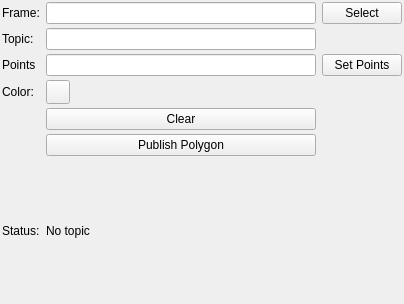
<?xml version="1.0" encoding="UTF-8"?>
<ui version="4.0">
 <class>draw_polygon_config</class>
 <widget class="QWidget" name="draw_polygon_config">
  <property name="geometry">
   <rect>
    <x>0</x>
    <y>0</y>
    <width>404</width>
    <height>304</height>
   </rect>
  </property>
  <property name="windowTitle">
   <string>Form</string>
  </property>
  <property name="styleSheet">
   <string notr="true"/>
  </property>
  <layout class="QGridLayout" name="gridLayout">
   <property name="leftMargin">
    <number>2</number>
   </property>
   <property name="topMargin">
    <number>2</number>
   </property>
   <property name="rightMargin">
    <number>2</number>
   </property>
   <property name="bottomMargin">
    <number>2</number>
   </property>
   <property name="verticalSpacing">
    <number>4</number>
   </property>
   <item row="2" column="2">
    <widget class="QLineEdit" name="topic"/>
   </item>
   <item row="4" column="2">
    <widget class="mapviz::ColorButton" name="color">
     <property name="maximumSize">
      <size>
       <width>24</width>
       <height>24</height>
      </size>
     </property>
     <property name="autoFillBackground">
      <bool>false</bool>
     </property>
     <property name="styleSheet">
      <string notr="true"/>
     </property>
     <property name="text">
      <string/>
     </property>
    </widget>
   </item>
   <item row="2" column="0">
    <widget class="QLabel" name="label_4">
     <property name="font">
      <font/>
     </property>
     <property name="text">
      <string>Topic:</string>
     </property>
    </widget>
   </item>
   <item row="8" column="2">
    <widget class="QPushButton" name="publish">
     <property name="text">
      <string>Publish Polygon</string>
     </property>
    </widget>
   </item>
   <item row="9" column="0">
    <widget class="QLabel" name="label_2">
     <property name="font">
      <font/>
     </property>
     <property name="text">
      <string>Status:</string>
     </property>
    </widget>
   </item>
   <item row="5" column="2">
    <widget class="QPushButton" name="clear">
     <property name="text">
      <string>Clear</string>
     </property>
    </widget>
   </item>
   <item row="4" column="0">
    <widget class="QLabel" name="label_3">
     <property name="font">
      <font/>
     </property>
     <property name="text">
      <string>Color:</string>
     </property>
    </widget>
   </item>
   <item row="9" column="2" colspan="2">
    <widget class="QLabel" name="status">
     <property name="font">
      <font/>
     </property>
     <property name="styleSheet">
      <string notr="true"/>
     </property>
     <property name="text">
      <string>No topic</string>
     </property>
     <property name="wordWrap">
      <bool>true</bool>
     </property>
    </widget>
   </item>
   <item row="0" column="0">
    <widget class="QLabel" name="label">
     <property name="text">
      <string>Frame:</string>
     </property>
    </widget>
   </item>
   <item row="0" column="2">
    <widget class="QLineEdit" name="frame"/>
   </item>
   <item row="0" column="3">
    <widget class="QPushButton" name="selectframe">
     <property name="text">
      <string>Select</string>
     </property>
    </widget>
   </item>
   <item row="3" column="0">
    <widget class="QLabel" name="label_5">
     <property name="text">
      <string>Points</string>
     </property>
    </widget>
   </item>
   <item row="3" column="3">
    <widget class="QPushButton" name="setpoints">
     <property name="text">
      <string>Set Points</string>
     </property>
    </widget>
   </item>
   <item row="3" column="2">
    <widget class="QLineEdit" name="points"/>
   </item>
  </layout>
 </widget>
 <customwidgets>
  <customwidget>
   <class>mapviz::ColorButton</class>
   <extends>QPushButton</extends>
   <header location="global">mapviz/color_button.h</header>
  </customwidget>
 </customwidgets>
 <resources/>
 <connections/>
 <slots>
  <slot>SelectColor()</slot>
  <slot>SelectTopic()</slot>
  <slot>TopicEdited()</slot>
  <slot>PositionToleranceChanged(double)</slot>
  <slot>AngleToleranceChanged(double)</slot>
 </slots>
</ui>
